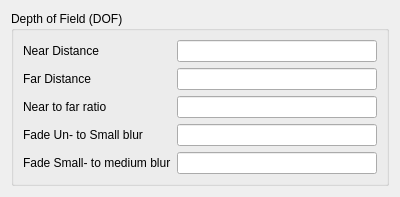
<?xml version="1.0" encoding="UTF-8"?>
<ui version="4.0">
 <class>InspectorDOF</class>
 <widget class="QWidget" name="InspectorDOF">
  <property name="geometry">
   <rect>
    <x>0</x>
    <y>0</y>
    <width>400</width>
    <height>183</height>
   </rect>
  </property>
  <property name="windowTitle">
   <string>Form</string>
  </property>
  <layout class="QVBoxLayout" name="verticalLayout">
   <item>
    <widget class="QGroupBox" name="groupBox">
     <property name="title">
      <string>Depth of Field (DOF)</string>
     </property>
     <layout class="QVBoxLayout" name="verticalLayout_2">
      <item>
       <layout class="QGridLayout" name="gridLayout">
        <item row="2" column="1">
         <widget class="QLineEdit" name="m_pNearToFarRatioEdit"/>
        </item>
        <item row="3" column="1">
         <widget class="QLineEdit" name="m_pFadeUnSmallEdit"/>
        </item>
        <item row="1" column="1">
         <widget class="QLineEdit" name="m_pFarEdit"/>
        </item>
        <item row="4" column="0">
         <widget class="QLabel" name="label_5">
          <property name="text">
           <string>Fade Small- to medium blur</string>
          </property>
         </widget>
        </item>
        <item row="4" column="1">
         <widget class="QLineEdit" name="m_pFadeSmallMediumEdit"/>
        </item>
        <item row="1" column="0">
         <widget class="QLabel" name="label_2">
          <property name="text">
           <string>Far Distance</string>
          </property>
         </widget>
        </item>
        <item row="0" column="1">
         <widget class="QLineEdit" name="m_pNearEdit"/>
        </item>
        <item row="0" column="0">
         <widget class="QLabel" name="label">
          <property name="text">
           <string>Near Distance </string>
          </property>
         </widget>
        </item>
        <item row="3" column="0">
         <widget class="QLabel" name="label_4">
          <property name="text">
           <string>Fade Un- to Small blur</string>
          </property>
         </widget>
        </item>
        <item row="2" column="0">
         <widget class="QLabel" name="label_3">
          <property name="text">
           <string>Near to far ratio</string>
          </property>
         </widget>
        </item>
       </layout>
      </item>
     </layout>
    </widget>
   </item>
   <item>
    <spacer name="verticalSpacer">
     <property name="orientation">
      <enum>Qt::Vertical</enum>
     </property>
     <property name="sizeHint" stdset="0">
      <size>
       <width>20</width>
       <height>40</height>
      </size>
     </property>
    </spacer>
   </item>
  </layout>
 </widget>
 <resources/>
 <connections>
  <connection>
   <sender>m_pNearEdit</sender>
   <signal>textEdited(QString)</signal>
   <receiver>InspectorDOF</receiver>
   <slot>valueChanged()</slot>
   <hints>
    <hint type="sourcelabel">
     <x>249</x>
     <y>44</y>
    </hint>
    <hint type="destinationlabel">
     <x>271</x>
     <y>3</y>
    </hint>
   </hints>
  </connection>
  <connection>
   <sender>m_pFarEdit</sender>
   <signal>textEdited(QString)</signal>
   <receiver>InspectorDOF</receiver>
   <slot>valueChanged()</slot>
   <hints>
    <hint type="sourcelabel">
     <x>269</x>
     <y>65</y>
    </hint>
    <hint type="destinationlabel">
     <x>369</x>
     <y>3</y>
    </hint>
   </hints>
  </connection>
  <connection>
   <sender>m_pNearToFarRatioEdit</sender>
   <signal>textEdited(QString)</signal>
   <receiver>InspectorDOF</receiver>
   <slot>valueChanged()</slot>
   <hints>
    <hint type="sourcelabel">
     <x>330</x>
     <y>89</y>
    </hint>
    <hint type="destinationlabel">
     <x>396</x>
     <y>17</y>
    </hint>
   </hints>
  </connection>
  <connection>
   <sender>m_pFadeUnSmallEdit</sender>
   <signal>textEdited(QString)</signal>
   <receiver>InspectorDOF</receiver>
   <slot>valueChanged()</slot>
   <hints>
    <hint type="sourcelabel">
     <x>291</x>
     <y>115</y>
    </hint>
    <hint type="destinationlabel">
     <x>394</x>
     <y>48</y>
    </hint>
   </hints>
  </connection>
  <connection>
   <sender>m_pFadeSmallMediumEdit</sender>
   <signal>textEdited(QString)</signal>
   <receiver>InspectorDOF</receiver>
   <slot>valueChanged()</slot>
   <hints>
    <hint type="sourcelabel">
     <x>307</x>
     <y>142</y>
    </hint>
    <hint type="destinationlabel">
     <x>394</x>
     <y>84</y>
    </hint>
   </hints>
  </connection>
 </connections>
 <slots>
  <slot>valueChanged()</slot>
 </slots>
</ui>
